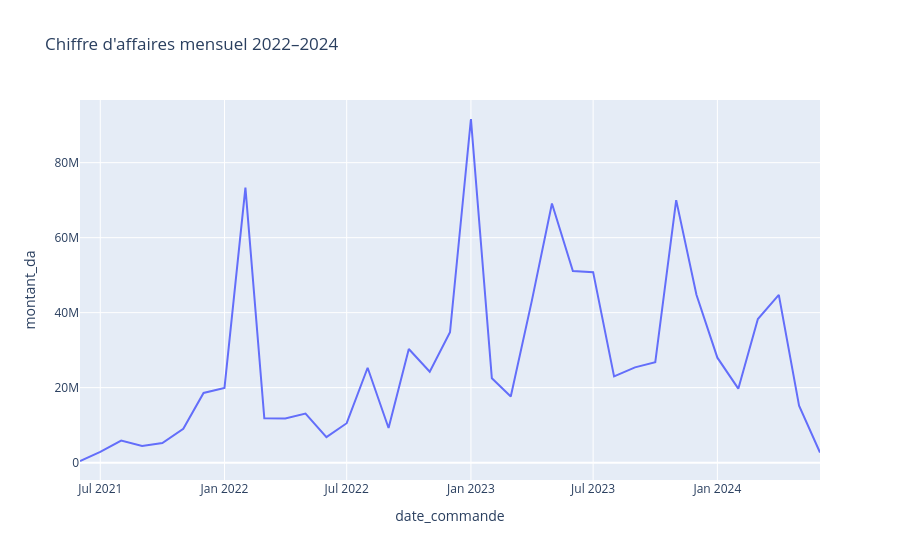

The notebook cell saved with this chart:
### Markdown cell above
### 3.1 Monthly revenue:

### Code cell
monthly = df_merged.groupby(df_merged['date_commande'].dt.to_period('M'))['montant_da'].sum().reset_index()
monthly['date_commande'] = monthly['date_commande'].astype(str)

fig = px.line(monthly, x='date_commande', y='montant_da',
              title="Chiffre d'affaires mensuel 2022–2024")
fig.show()

### Figure 1 — Plotly figure (JSON) as saved in the notebook; plotly's stock layout.template omitted (floating-point values rounded to 4 significant figures)
{"data": [{"hovertemplate": "date_commande=%{x}<br>montant_da=%{y}<extra></extra>", "legendgroup": "", "line": {"color": "#636efa", "dash": "solid"}, "marker": {"symbol": "circle"}, "mode": "lines", "name": "", "orientation": "v", "showlegend": false, "type": "scatter", "x": ["2021-06", "2021-07", "2021-08", "2021-09", "2021-10", "2021-11", "2021-12", "2022-01", "2022-02", "2022-03", "2022-04", "2022-05", "2022-06", "2022-07", "2022-08", "2022-09", "2022-10", "2022-11", "2022-12", "2023-01", "2023-02", "2023-03", "2023-04", "2023-05", "2023-06", "2023-07", "2023-08", "2023-09", "2023-10", "2023-11", "2023-12", "2024-01", "2024-02", "2024-03", "2024-04", "2024-05", "2024-06"], "xaxis": "x", "y": [435900.0, 2861000.0, 5896000.0, 4469000.0, 5209000.0, 9023000.0, 18570000.0, 19920000.0, 73360000.0, 11810000.0, 11790000.0, 13090000.0, 6814000.0, 10510000.0, 25310000.0, 9238000.0, 30310000.0, 24230000.0, 34760000.0, 91650000.0, 22490000.0, 17630000.0, 43000000.0, 69100000.0, 51080000.0, 50800000.0, 23010000.0, 25400000.0, 26760000.0, 70020000.0, 44750000.0, 27990000.0, 19730000.0, 38300000.0, 44730000.0, 15200000.0, 2698000.0], "yaxis": "y"}], "layout": {"legend": {"tracegroupgap": 0}, "title": {"text": "Chiffre d'affaires mensuel 2022–2024"}, "xaxis": {"anchor": "y", "domain": [0, 1], "title": {"text": "date_commande"}}, "yaxis": {"anchor": "x", "domain": [0, 1], "title": {"text": "montant_da"}}}}
